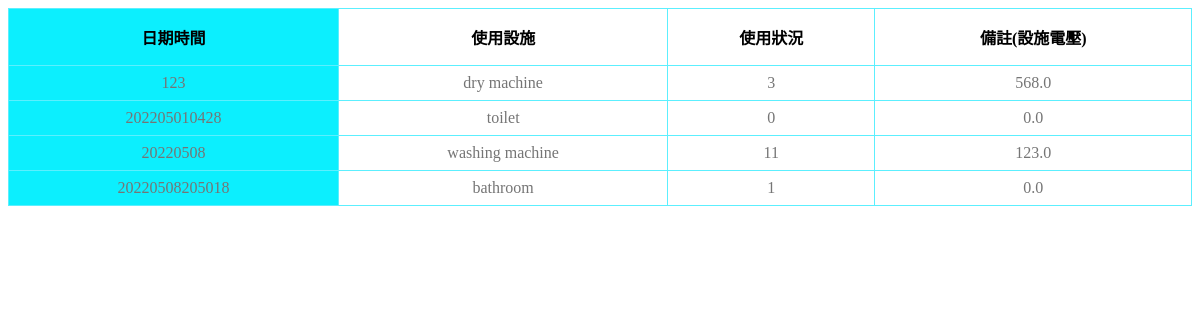
The app's page /dorm/info/, older data.
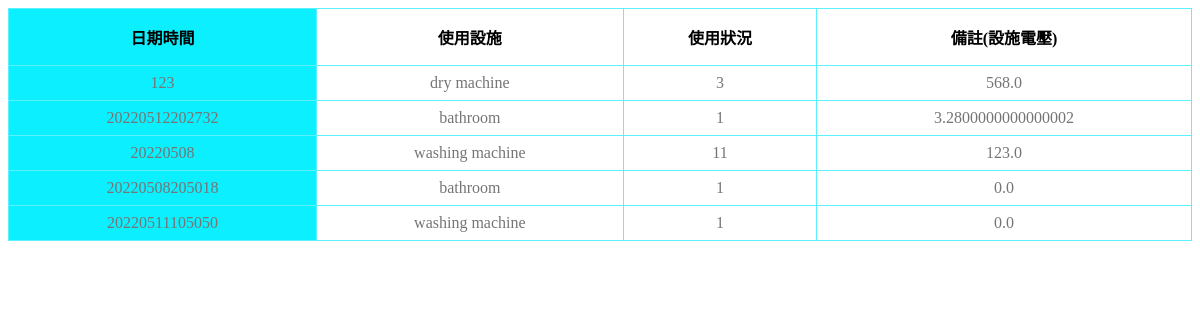
The same page, newer data.
### dorm/models.py (models this page shows, shortened)
class facilities(models.Model):
	Date = models.IntegerField()
	facilities_name = models.CharField(max_length = 20)
	facilities_info = models.CharField(max_length = 10)
	facilities_voltage = models.FloatField()

### dorm/views.py (the view)
# urls.py: path('',views.FacilitiesViewSet.get),
    def get(request):
        template_name = 'dorm.html'
        queryset = facilities.objects.all()
        return render(request, template_name, {"context":queryset})

### dorm/templates/dorm.html (shortened to what this page needs)
<!DOCTYPE html>
<html lang="en">
<head>
    {% load static %}
    <link rel="stylesheet" href="{% static '/css/dorm.css' %}">
</head>
<body>
    {% load static %}
    <table>
        <thead>
            <tr>
                <th class="date">日期時間</th>
                <th class="facilities name">使用設施</th>
                <th class="facilities info">使用狀況</th>
                <th class="facilities voltage">備註(設施電壓)</th>
            </tr>
        </thead>
        <tbody>
            {% for data in context%}
                <tr>
                    <td class='date'>{{ data.Date }}</td>
                    <td class='facilities name'>{{ data.facilities_name }}</td>
                    <td class='facilities info'>{{ data.facilities_info }}</td>
                    <td class='facilities voltage'>{{ data.facilities_voltage }}</td>
                </tr>
            {% endfor%}
        </tbody>
    </table>
</body>
</html>

Row changes from the older to the newer data that the page shows:
changed facilities (number 2 of 5 on the later page): Date "202205010428" → "20220512202732"; facilities_name "toilet" → "bathroom"; facilities_info "0" → "1"; facilities_voltage "0.0" → "3.2800000000000002"
added facilities: Date "20220511105050", facilities_name "washing machine", facilities_info "1", facilities_voltage "0.0"
